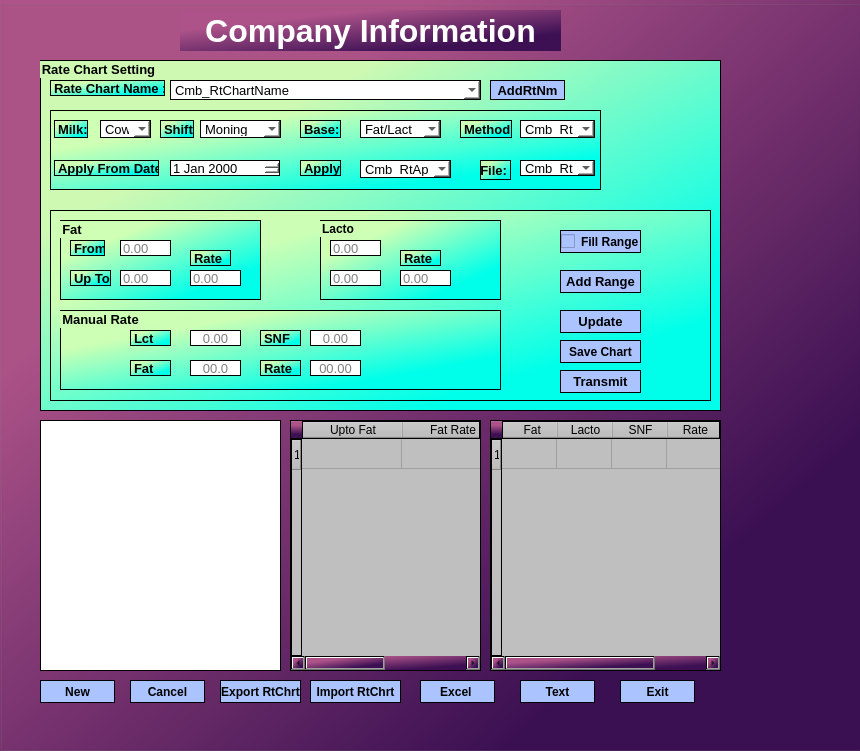
<?xml version="1.0" encoding="UTF-8"?>
<ui version="4.0">
 <class>Form</class>
 <widget class="QWidget" name="Form">
  <property name="geometry">
   <rect>
    <x>0</x>
    <y>0</y>
    <width>860</width>
    <height>751</height>
   </rect>
  </property>
  <property name="windowTitle">
   <string>Form</string>
  </property>
  <widget class="QGroupBox" name="groupBox">
   <property name="geometry">
    <rect>
     <x>0</x>
     <y>0</y>
     <width>861</width>
     <height>751</height>
    </rect>
   </property>
   <property name="styleSheet">
    <string notr="true">background-color: rgb(221, 255, 246);
background-color: rgb(80, 80, 80);
background-color: qlineargradient(spread:pad, x1:0, y1:0, x2:1, y2:1, stop:0.25 rgba(173, 83,137 , 255), stop:0.789773 rgba(60, 16, 83, 255));</string>
   </property>
   <property name="title">
    <string/>
   </property>
   <widget class="QGroupBox" name="Rate_Chart_Setting_Groupbox">
    <property name="geometry">
     <rect>
      <x>40</x>
      <y>60</y>
      <width>681</width>
      <height>351</height>
     </rect>
    </property>
    <property name="font">
     <font>
      <pointsize>10</pointsize>
      <weight>75</weight>
      <bold>true</bold>
     </font>
    </property>
    <property name="styleSheet">
     <string notr="true">border: 1px solid black;
background-color: qlineargradient(spread:pad, x1:0, y1:0, x2:1, y2:1, stop:0.25 rgba(206, 255, 180, 246), stop:0.789773 rgba(0, 255, 234, 255));</string>
    </property>
    <property name="title">
     <string>Rate Chart Setting</string>
    </property>
    <widget class="QLabel" name="label">
     <property name="geometry">
      <rect>
       <x>10</x>
       <y>20</y>
       <width>115</width>
       <height>16</height>
      </rect>
     </property>
     <property name="font">
      <font>
       <pointsize>10</pointsize>
       <weight>75</weight>
       <bold>true</bold>
      </font>
     </property>
     <property name="text">
      <string>Rate Chart Name :</string>
     </property>
    </widget>
    <widget class="QComboBox" name="Ratechart_combo">
     <property name="geometry">
      <rect>
       <x>130</x>
       <y>20</y>
       <width>311</width>
       <height>20</height>
      </rect>
     </property>
     <property name="font">
      <font>
       <pointsize>10</pointsize>
      </font>
     </property>
     <property name="styleSheet">
      <string notr="true">background-color: rgb(255, 255, 255);</string>
     </property>
     <item>
      <property name="text">
       <string>Cmb_RtChartName</string>
      </property>
     </item>
    </widget>
    <widget class="QPushButton" name="AddRtNm_btn">
     <property name="geometry">
      <rect>
       <x>450</x>
       <y>20</y>
       <width>75</width>
       <height>20</height>
      </rect>
     </property>
     <property name="font">
      <font>
       <pointsize>10</pointsize>
       <weight>75</weight>
       <bold>true</bold>
      </font>
     </property>
     <property name="styleSheet">
      <string notr="true">background-color: rgb(171, 196, 255);
</string>
     </property>
     <property name="text">
      <string>AddRtNm</string>
     </property>
    </widget>
    <widget class="QGroupBox" name="groupBox_7">
     <property name="geometry">
      <rect>
       <x>10</x>
       <y>50</y>
       <width>551</width>
       <height>80</height>
      </rect>
     </property>
     <property name="title">
      <string/>
     </property>
     <widget class="QComboBox" name="Milk_combo">
      <property name="geometry">
       <rect>
        <x>50</x>
        <y>10</y>
        <width>51</width>
        <height>18</height>
       </rect>
      </property>
      <property name="font">
       <font>
        <pointsize>10</pointsize>
       </font>
      </property>
      <property name="styleSheet">
       <string notr="true">background-color: rgb(255, 255, 255);</string>
      </property>
      <item>
       <property name="text">
        <string>Cow</string>
       </property>
      </item>
      <item>
       <property name="text">
        <string>Bufellow</string>
       </property>
      </item>
     </widget>
     <widget class="QDateEdit" name="dateEdit">
      <property name="geometry">
       <rect>
        <x>120</x>
        <y>50</y>
        <width>110</width>
        <height>16</height>
       </rect>
      </property>
      <property name="font">
       <font>
        <pointsize>10</pointsize>
       </font>
      </property>
      <property name="styleSheet">
       <string notr="true">background-color: rgb(255, 255, 255);</string>
      </property>
     </widget>
     <widget class="QLabel" name="Method_lbl">
      <property name="geometry">
       <rect>
        <x>410</x>
        <y>10</y>
        <width>52</width>
        <height>18</height>
       </rect>
      </property>
      <property name="font">
       <font>
        <pointsize>10</pointsize>
        <weight>75</weight>
        <bold>true</bold>
       </font>
      </property>
      <property name="text">
       <string>Method:</string>
      </property>
     </widget>
     <widget class="QComboBox" name="Method_combo">
      <property name="geometry">
       <rect>
        <x>470</x>
        <y>10</y>
        <width>75</width>
        <height>18</height>
       </rect>
      </property>
      <property name="font">
       <font>
        <pointsize>10</pointsize>
       </font>
      </property>
      <property name="styleSheet">
       <string notr="true">background-color: rgb(255, 255, 255);</string>
      </property>
      <item>
       <property name="text">
        <string>Cmb_RtMB</string>
       </property>
      </item>
     </widget>
     <widget class="QComboBox" name="FIle_combo">
      <property name="geometry">
       <rect>
        <x>470</x>
        <y>50</y>
        <width>75</width>
        <height>16</height>
       </rect>
      </property>
      <property name="font">
       <font>
        <pointsize>10</pointsize>
       </font>
      </property>
      <property name="styleSheet">
       <string notr="true">background-color: rgb(255, 255, 255);</string>
      </property>
      <item>
       <property name="text">
        <string>Cmb_RtFT</string>
       </property>
      </item>
     </widget>
     <widget class="QLabel" name="Milk_lbl">
      <property name="geometry">
       <rect>
        <x>4</x>
        <y>10</y>
        <width>34</width>
        <height>18</height>
       </rect>
      </property>
      <property name="font">
       <font>
        <pointsize>10</pointsize>
        <weight>75</weight>
        <bold>true</bold>
       </font>
      </property>
      <property name="text">
       <string>Milk:</string>
      </property>
     </widget>
     <widget class="QLabel" name="Apply_lbl">
      <property name="geometry">
       <rect>
        <x>250</x>
        <y>50</y>
        <width>41</width>
        <height>16</height>
       </rect>
      </property>
      <property name="font">
       <font>
        <pointsize>10</pointsize>
        <weight>75</weight>
        <bold>true</bold>
       </font>
      </property>
      <property name="text">
       <string>Apply:</string>
      </property>
     </widget>
     <widget class="QComboBox" name="Base_combo">
      <property name="geometry">
       <rect>
        <x>310</x>
        <y>10</y>
        <width>81</width>
        <height>18</height>
       </rect>
      </property>
      <property name="font">
       <font>
        <pointsize>10</pointsize>
       </font>
      </property>
      <property name="styleSheet">
       <string notr="true">background-color: rgb(255, 255, 255);</string>
      </property>
      <item>
       <property name="text">
        <string>Fat/Lact</string>
       </property>
      </item>
     </widget>
     <widget class="QLabel" name="Base_lbl">
      <property name="geometry">
       <rect>
        <x>250</x>
        <y>10</y>
        <width>41</width>
        <height>18</height>
       </rect>
      </property>
      <property name="font">
       <font>
        <pointsize>10</pointsize>
        <weight>75</weight>
        <bold>true</bold>
       </font>
      </property>
      <property name="text">
       <string>Base:</string>
      </property>
     </widget>
     <widget class="QLabel" name="Date_lbl">
      <property name="geometry">
       <rect>
        <x>4</x>
        <y>50</y>
        <width>105</width>
        <height>16</height>
       </rect>
      </property>
      <property name="font">
       <font>
        <pointsize>10</pointsize>
        <weight>75</weight>
        <bold>true</bold>
       </font>
      </property>
      <property name="text">
       <string>Apply From Date:</string>
      </property>
     </widget>
     <widget class="QLabel" name="File_lbl">
      <property name="geometry">
       <rect>
        <x>430</x>
        <y>50</y>
        <width>31</width>
        <height>20</height>
       </rect>
      </property>
      <property name="font">
       <font>
        <pointsize>10</pointsize>
        <weight>75</weight>
        <bold>true</bold>
       </font>
      </property>
      <property name="text">
       <string>File:</string>
      </property>
      <property name="alignment">
       <set>Qt::AlignRight|Qt::AlignTrailing|Qt::AlignVCenter</set>
      </property>
     </widget>
     <widget class="QLabel" name="Shift_lbl">
      <property name="geometry">
       <rect>
        <x>110</x>
        <y>10</y>
        <width>34</width>
        <height>18</height>
       </rect>
      </property>
      <property name="font">
       <font>
        <pointsize>10</pointsize>
        <weight>75</weight>
        <bold>true</bold>
       </font>
      </property>
      <property name="text">
       <string>Shift:</string>
      </property>
     </widget>
     <widget class="QComboBox" name="Shift_combo">
      <property name="geometry">
       <rect>
        <x>150</x>
        <y>10</y>
        <width>81</width>
        <height>18</height>
       </rect>
      </property>
      <property name="font">
       <font>
        <pointsize>10</pointsize>
       </font>
      </property>
      <property name="styleSheet">
       <string notr="true">background-color: rgb(255, 255, 255);</string>
      </property>
      <item>
       <property name="text">
        <string>Moning</string>
       </property>
      </item>
      <item>
       <property name="text">
        <string>Noon</string>
       </property>
      </item>
      <item>
       <property name="text">
        <string>Night</string>
       </property>
      </item>
     </widget>
     <widget class="QComboBox" name="Apply_combo">
      <property name="geometry">
       <rect>
        <x>310</x>
        <y>50</y>
        <width>91</width>
        <height>18</height>
       </rect>
      </property>
      <property name="font">
       <font>
        <pointsize>10</pointsize>
       </font>
      </property>
      <property name="styleSheet">
       <string notr="true">background-color: rgb(255, 255, 255);</string>
      </property>
      <item>
       <property name="text">
        <string>Cmb_RtApply</string>
       </property>
      </item>
     </widget>
    </widget>
    <widget class="QGroupBox" name="groupBox_3">
     <property name="geometry">
      <rect>
       <x>10</x>
       <y>150</y>
       <width>661</width>
       <height>191</height>
      </rect>
     </property>
     <property name="title">
      <string/>
     </property>
     <widget class="QGroupBox" name="Fat_Group_box">
      <property name="geometry">
       <rect>
        <x>10</x>
        <y>10</y>
        <width>201</width>
        <height>80</height>
       </rect>
      </property>
      <property name="font">
       <font>
        <pointsize>10</pointsize>
        <weight>75</weight>
        <bold>true</bold>
       </font>
      </property>
      <property name="title">
       <string>Fat</string>
      </property>
      <widget class="QLabel" name="Fat_From_lbl">
       <property name="geometry">
        <rect>
         <x>10</x>
         <y>20</y>
         <width>35</width>
         <height>16</height>
        </rect>
       </property>
       <property name="font">
        <font>
         <pointsize>10</pointsize>
         <weight>75</weight>
         <bold>true</bold>
        </font>
       </property>
       <property name="text">
        <string>From</string>
       </property>
      </widget>
      <widget class="QLineEdit" name="Fat_From_txt">
       <property name="geometry">
        <rect>
         <x>60</x>
         <y>20</y>
         <width>51</width>
         <height>16</height>
        </rect>
       </property>
       <property name="font">
        <font>
         <pointsize>10</pointsize>
        </font>
       </property>
       <property name="styleSheet">
        <string notr="true">background-color: rgb(255, 255, 255);</string>
       </property>
       <property name="placeholderText">
        <string>0.00</string>
       </property>
      </widget>
      <widget class="QLabel" name="Fat_upto_lbl">
       <property name="geometry">
        <rect>
         <x>10</x>
         <y>50</y>
         <width>41</width>
         <height>16</height>
        </rect>
       </property>
       <property name="font">
        <font>
         <pointsize>10</pointsize>
         <weight>75</weight>
         <bold>true</bold>
        </font>
       </property>
       <property name="text">
        <string>Up To</string>
       </property>
      </widget>
      <widget class="QLineEdit" name="Fat_upto_txt">
       <property name="geometry">
        <rect>
         <x>60</x>
         <y>50</y>
         <width>51</width>
         <height>16</height>
        </rect>
       </property>
       <property name="font">
        <font>
         <pointsize>10</pointsize>
        </font>
       </property>
       <property name="styleSheet">
        <string notr="true">background-color: rgb(255, 255, 255);</string>
       </property>
       <property name="placeholderText">
        <string>0.00</string>
       </property>
      </widget>
      <widget class="QLineEdit" name="Fat_rate_txt">
       <property name="geometry">
        <rect>
         <x>130</x>
         <y>50</y>
         <width>51</width>
         <height>16</height>
        </rect>
       </property>
       <property name="font">
        <font>
         <pointsize>10</pointsize>
        </font>
       </property>
       <property name="styleSheet">
        <string notr="true">background-color: rgb(255, 255, 255);</string>
       </property>
       <property name="placeholderText">
        <string>0.00</string>
       </property>
      </widget>
      <widget class="QLabel" name="label_5">
       <property name="geometry">
        <rect>
         <x>130</x>
         <y>30</y>
         <width>41</width>
         <height>16</height>
        </rect>
       </property>
       <property name="font">
        <font>
         <pointsize>10</pointsize>
         <weight>75</weight>
         <bold>true</bold>
        </font>
       </property>
       <property name="text">
        <string>Rate</string>
       </property>
      </widget>
     </widget>
     <widget class="QGroupBox" name="Lacto_Group_box">
      <property name="geometry">
       <rect>
        <x>270</x>
        <y>10</y>
        <width>181</width>
        <height>80</height>
       </rect>
      </property>
      <property name="font">
       <font>
        <weight>75</weight>
        <bold>true</bold>
       </font>
      </property>
      <property name="title">
       <string>Lacto</string>
      </property>
      <widget class="QLineEdit" name="Lacto_Rate_txt">
       <property name="geometry">
        <rect>
         <x>80</x>
         <y>50</y>
         <width>51</width>
         <height>16</height>
        </rect>
       </property>
       <property name="font">
        <font>
         <pointsize>10</pointsize>
        </font>
       </property>
       <property name="styleSheet">
        <string notr="true">background-color: rgb(255, 255, 255);</string>
       </property>
       <property name="placeholderText">
        <string>0.00</string>
       </property>
      </widget>
      <widget class="QLineEdit" name="Lacto1_txt">
       <property name="geometry">
        <rect>
         <x>10</x>
         <y>20</y>
         <width>51</width>
         <height>16</height>
        </rect>
       </property>
       <property name="font">
        <font>
         <pointsize>10</pointsize>
        </font>
       </property>
       <property name="styleSheet">
        <string notr="true">background-color: rgb(255, 255, 255);</string>
       </property>
       <property name="placeholderText">
        <string>0.00</string>
       </property>
      </widget>
      <widget class="QLineEdit" name="Lacto2_txt">
       <property name="geometry">
        <rect>
         <x>10</x>
         <y>50</y>
         <width>51</width>
         <height>16</height>
        </rect>
       </property>
       <property name="font">
        <font>
         <pointsize>10</pointsize>
        </font>
       </property>
       <property name="styleSheet">
        <string notr="true">background-color: rgb(255, 255, 255);</string>
       </property>
       <property name="placeholderText">
        <string>0.00</string>
       </property>
      </widget>
      <widget class="QLabel" name="Lacto_Rate_lbl">
       <property name="geometry">
        <rect>
         <x>80</x>
         <y>30</y>
         <width>41</width>
         <height>16</height>
        </rect>
       </property>
       <property name="font">
        <font>
         <pointsize>10</pointsize>
         <weight>75</weight>
         <bold>true</bold>
        </font>
       </property>
       <property name="text">
        <string>Rate</string>
       </property>
      </widget>
     </widget>
     <widget class="QCheckBox" name="Fill_range_combo">
      <property name="geometry">
       <rect>
        <x>510</x>
        <y>20</y>
        <width>81</width>
        <height>23</height>
       </rect>
      </property>
      <property name="font">
       <font>
        <weight>75</weight>
        <bold>true</bold>
       </font>
      </property>
      <property name="styleSheet">
       <string notr="true">background-color: rgb(171, 196, 255);
</string>
      </property>
      <property name="text">
       <string>Fill Range</string>
      </property>
     </widget>
     <widget class="QPushButton" name="Add_range_btn">
      <property name="geometry">
       <rect>
        <x>510</x>
        <y>60</y>
        <width>81</width>
        <height>23</height>
       </rect>
      </property>
      <property name="font">
       <font>
        <pointsize>10</pointsize>
        <weight>75</weight>
        <bold>true</bold>
       </font>
      </property>
      <property name="styleSheet">
       <string notr="true">background-color: rgb(171, 196, 255);
</string>
      </property>
      <property name="text">
       <string>Add Range</string>
      </property>
     </widget>
     <widget class="QGroupBox" name="Manual_Rate_Groupbox">
      <property name="geometry">
       <rect>
        <x>10</x>
        <y>100</y>
        <width>441</width>
        <height>80</height>
       </rect>
      </property>
      <property name="font">
       <font>
        <pointsize>10</pointsize>
        <weight>75</weight>
        <bold>true</bold>
       </font>
      </property>
      <property name="title">
       <string>Manual Rate</string>
      </property>
      <widget class="QLineEdit" name="Manual_rate_SNF_txt">
       <property name="geometry">
        <rect>
         <x>250</x>
         <y>20</y>
         <width>51</width>
         <height>16</height>
        </rect>
       </property>
       <property name="font">
        <font>
         <pointsize>10</pointsize>
        </font>
       </property>
       <property name="styleSheet">
        <string notr="true">background-color: rgb(255, 255, 255);</string>
       </property>
       <property name="alignment">
        <set>Qt::AlignCenter</set>
       </property>
       <property name="placeholderText">
        <string>0.00</string>
       </property>
      </widget>
      <widget class="QLineEdit" name="Manual_rate_lct_txt">
       <property name="geometry">
        <rect>
         <x>130</x>
         <y>20</y>
         <width>51</width>
         <height>16</height>
        </rect>
       </property>
       <property name="font">
        <font>
         <pointsize>10</pointsize>
        </font>
       </property>
       <property name="styleSheet">
        <string notr="true">background-color: rgb(255, 255, 255);</string>
       </property>
       <property name="alignment">
        <set>Qt::AlignCenter</set>
       </property>
       <property name="placeholderText">
        <string>0.00</string>
       </property>
      </widget>
      <widget class="QLineEdit" name="Manual_rate_Rate_txt">
       <property name="geometry">
        <rect>
         <x>250</x>
         <y>50</y>
         <width>51</width>
         <height>16</height>
        </rect>
       </property>
       <property name="font">
        <font>
         <pointsize>10</pointsize>
        </font>
       </property>
       <property name="styleSheet">
        <string notr="true">background-color: rgb(255, 255, 255);</string>
       </property>
       <property name="alignment">
        <set>Qt::AlignCenter</set>
       </property>
       <property name="placeholderText">
        <string>00.00</string>
       </property>
      </widget>
      <widget class="QLineEdit" name="Manual_rate_Fat_txt">
       <property name="geometry">
        <rect>
         <x>130</x>
         <y>50</y>
         <width>51</width>
         <height>16</height>
        </rect>
       </property>
       <property name="font">
        <font>
         <pointsize>10</pointsize>
        </font>
       </property>
       <property name="styleSheet">
        <string notr="true">background-color: rgb(255, 255, 255);</string>
       </property>
       <property name="alignment">
        <set>Qt::AlignCenter</set>
       </property>
       <property name="placeholderText">
        <string>00.0</string>
       </property>
      </widget>
      <widget class="QLabel" name="Manual_rate_Fat_lbl">
       <property name="geometry">
        <rect>
         <x>70</x>
         <y>50</y>
         <width>41</width>
         <height>16</height>
        </rect>
       </property>
       <property name="font">
        <font>
         <pointsize>10</pointsize>
         <weight>75</weight>
         <bold>true</bold>
        </font>
       </property>
       <property name="text">
        <string>Fat</string>
       </property>
      </widget>
      <widget class="QLabel" name="Manual_rate_lct_lbl">
       <property name="geometry">
        <rect>
         <x>70</x>
         <y>20</y>
         <width>41</width>
         <height>16</height>
        </rect>
       </property>
       <property name="font">
        <font>
         <pointsize>10</pointsize>
         <weight>75</weight>
         <bold>true</bold>
        </font>
       </property>
       <property name="text">
        <string>Lct</string>
       </property>
      </widget>
      <widget class="QLabel" name="Manual_rate_Rate_lbl">
       <property name="geometry">
        <rect>
         <x>200</x>
         <y>50</y>
         <width>41</width>
         <height>16</height>
        </rect>
       </property>
       <property name="font">
        <font>
         <pointsize>10</pointsize>
         <weight>75</weight>
         <bold>true</bold>
        </font>
       </property>
       <property name="text">
        <string>Rate</string>
       </property>
      </widget>
      <widget class="QLabel" name="Manual_rate_SNF_lbl">
       <property name="geometry">
        <rect>
         <x>200</x>
         <y>20</y>
         <width>41</width>
         <height>16</height>
        </rect>
       </property>
       <property name="font">
        <font>
         <pointsize>10</pointsize>
         <weight>75</weight>
         <bold>true</bold>
        </font>
       </property>
       <property name="text">
        <string>SNF</string>
       </property>
      </widget>
     </widget>
     <widget class="QPushButton" name="Update_btn">
      <property name="geometry">
       <rect>
        <x>510</x>
        <y>100</y>
        <width>81</width>
        <height>23</height>
       </rect>
      </property>
      <property name="font">
       <font>
        <pointsize>10</pointsize>
        <weight>75</weight>
        <bold>true</bold>
       </font>
      </property>
      <property name="styleSheet">
       <string notr="true">background-color: rgb(171, 196, 255);
</string>
      </property>
      <property name="text">
       <string>Update</string>
      </property>
     </widget>
     <widget class="QPushButton" name="SaveChart_btn">
      <property name="geometry">
       <rect>
        <x>510</x>
        <y>130</y>
        <width>81</width>
        <height>23</height>
       </rect>
      </property>
      <property name="font">
       <font>
        <weight>75</weight>
        <bold>true</bold>
       </font>
      </property>
      <property name="styleSheet">
       <string notr="true">background-color: rgb(171, 196, 255);
</string>
      </property>
      <property name="text">
       <string>Save Chart</string>
      </property>
     </widget>
     <widget class="QPushButton" name="Transmit_btn">
      <property name="geometry">
       <rect>
        <x>510</x>
        <y>160</y>
        <width>81</width>
        <height>23</height>
       </rect>
      </property>
      <property name="font">
       <font>
        <pointsize>10</pointsize>
        <weight>75</weight>
        <bold>true</bold>
       </font>
      </property>
      <property name="styleSheet">
       <string notr="true">background-color: rgb(171, 196, 255);
</string>
      </property>
      <property name="text">
       <string>Transmit</string>
      </property>
     </widget>
    </widget>
   </widget>
   <widget class="QLabel" name="label_3">
    <property name="geometry">
     <rect>
      <x>180</x>
      <y>10</y>
      <width>381</width>
      <height>41</height>
     </rect>
    </property>
    <property name="font">
     <font>
      <pointsize>24</pointsize>
      <weight>75</weight>
      <bold>true</bold>
      <stylestrategy>PreferDefault</stylestrategy>
     </font>
    </property>
    <property name="styleSheet">
     <string notr="true">color: rgb(129, 0, 0);
color: rgb(255, 255, 255);</string>
    </property>
    <property name="text">
     <string>Company Information</string>
    </property>
    <property name="alignment">
     <set>Qt::AlignCenter</set>
    </property>
   </widget>
   <widget class="QTableWidget" name="fat_fatrate_table">
    <property name="geometry">
     <rect>
      <x>290</x>
      <y>420</y>
      <width>191</width>
      <height>251</height>
     </rect>
    </property>
    <property name="font">
     <font>
      <weight>50</weight>
      <bold>false</bold>
     </font>
    </property>
    <property name="styleSheet">
     <string notr="true">background-color: rgb(255, 255, 255);
background-color: rgb(191, 191, 191);
border: 1px solid black;</string>
    </property>
    <property name="rowCount">
     <number>1</number>
    </property>
    <property name="columnCount">
     <number>2</number>
    </property>
    <attribute name="horizontalHeaderCascadingSectionResizes">
     <bool>true</bool>
    </attribute>
    <row/>
    <column>
     <property name="text">
      <string>Upto Fat</string>
     </property>
    </column>
    <column>
     <property name="text">
      <string>Fat Rate</string>
     </property>
    </column>
   </widget>
   <widget class="QTableWidget" name="Fat_Lacto_SNF_table">
    <property name="geometry">
     <rect>
      <x>490</x>
      <y>420</y>
      <width>231</width>
      <height>251</height>
     </rect>
    </property>
    <property name="styleSheet">
     <string notr="true">background-color: rgb(191, 191, 191);
border: 1px solid black;</string>
    </property>
    <property name="rowCount">
     <number>1</number>
    </property>
    <property name="columnCount">
     <number>4</number>
    </property>
    <attribute name="horizontalHeaderMinimumSectionSize">
     <number>41</number>
    </attribute>
    <attribute name="horizontalHeaderDefaultSectionSize">
     <number>55</number>
    </attribute>
    <row/>
    <column>
     <property name="text">
      <string> Fat</string>
     </property>
    </column>
    <column>
     <property name="text">
      <string>Lacto</string>
     </property>
    </column>
    <column>
     <property name="text">
      <string>SNF</string>
     </property>
    </column>
    <column>
     <property name="text">
      <string>Rate</string>
     </property>
    </column>
   </widget>
   <widget class="QPushButton" name="Data_Table">
    <property name="geometry">
     <rect>
      <x>40</x>
      <y>680</y>
      <width>75</width>
      <height>23</height>
     </rect>
    </property>
    <property name="font">
     <font>
      <weight>75</weight>
      <bold>true</bold>
     </font>
    </property>
    <property name="styleSheet">
     <string notr="true">background-color: rgb(191, 191, 191);
background-color: rgb(171, 196, 255);
border: 1px solid black;</string>
    </property>
    <property name="text">
     <string>New</string>
    </property>
   </widget>
   <widget class="QPushButton" name="Cancel_btn">
    <property name="geometry">
     <rect>
      <x>130</x>
      <y>680</y>
      <width>75</width>
      <height>23</height>
     </rect>
    </property>
    <property name="font">
     <font>
      <weight>75</weight>
      <bold>true</bold>
     </font>
    </property>
    <property name="styleSheet">
     <string notr="true">background-color: rgb(171, 196, 255);
border: 1px solid black;</string>
    </property>
    <property name="text">
     <string>Cancel</string>
    </property>
   </widget>
   <widget class="QPushButton" name="Export_btn">
    <property name="geometry">
     <rect>
      <x>220</x>
      <y>680</y>
      <width>81</width>
      <height>23</height>
     </rect>
    </property>
    <property name="font">
     <font>
      <weight>75</weight>
      <bold>true</bold>
     </font>
    </property>
    <property name="styleSheet">
     <string notr="true">background-color: rgb(171, 196, 255);
border: 1px solid black;</string>
    </property>
    <property name="text">
     <string>Export RtChrt</string>
    </property>
   </widget>
   <widget class="QPushButton" name="Import_RtChrt_btn">
    <property name="geometry">
     <rect>
      <x>310</x>
      <y>680</y>
      <width>91</width>
      <height>23</height>
     </rect>
    </property>
    <property name="font">
     <font>
      <weight>75</weight>
      <bold>true</bold>
     </font>
    </property>
    <property name="styleSheet">
     <string notr="true">background-color: rgb(171, 196, 255);
border: 1px solid black;</string>
    </property>
    <property name="text">
     <string>Import RtChrt</string>
    </property>
   </widget>
   <widget class="QPushButton" name="Excel_btn">
    <property name="geometry">
     <rect>
      <x>420</x>
      <y>680</y>
      <width>75</width>
      <height>23</height>
     </rect>
    </property>
    <property name="font">
     <font>
      <weight>75</weight>
      <bold>true</bold>
     </font>
    </property>
    <property name="styleSheet">
     <string notr="true">background-color: rgb(171, 196, 255);
border: 1px solid black;</string>
    </property>
    <property name="text">
     <string>Excel </string>
    </property>
   </widget>
   <widget class="QPushButton" name="Text_btn">
    <property name="geometry">
     <rect>
      <x>520</x>
      <y>680</y>
      <width>75</width>
      <height>23</height>
     </rect>
    </property>
    <property name="font">
     <font>
      <weight>75</weight>
      <bold>true</bold>
     </font>
    </property>
    <property name="styleSheet">
     <string notr="true">background-color: rgb(171, 196, 255);
border: 1px solid black;</string>
    </property>
    <property name="text">
     <string>Text</string>
    </property>
   </widget>
   <widget class="QPushButton" name="Exit_btn">
    <property name="geometry">
     <rect>
      <x>620</x>
      <y>680</y>
      <width>75</width>
      <height>23</height>
     </rect>
    </property>
    <property name="font">
     <font>
      <weight>75</weight>
      <bold>true</bold>
     </font>
    </property>
    <property name="styleSheet">
     <string notr="true">background-color: rgb(171, 196, 255);
border: 1px solid black;</string>
    </property>
    <property name="text">
     <string>Exit</string>
    </property>
   </widget>
   <widget class="QTableWidget" name="tableWidget">
    <property name="geometry">
     <rect>
      <x>40</x>
      <y>420</y>
      <width>241</width>
      <height>251</height>
     </rect>
    </property>
    <property name="styleSheet">
     <string notr="true">background-color: rgb(255, 255, 255);
border: 1px solid black;</string>
    </property>
   </widget>
  </widget>
 </widget>
 <resources/>
 <connections/>
</ui>
